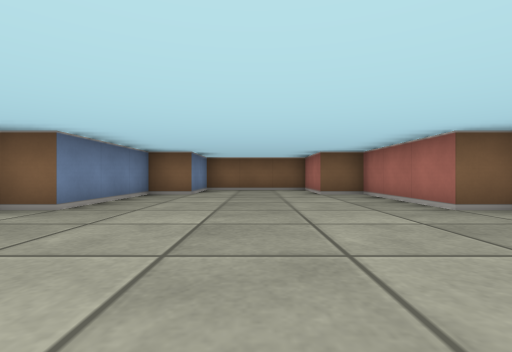
[1] (above)

17 first-person views from a walk through a cub3D maze. The camera is about half as high as the walls, looks level and sees 85° across. The floor is counted in squares. Each view is taken from the middle of a square. On the plan, view 1 faces up. The plan holds only what a view shows up to about 9 squares ahead; the rest is blank.

[2]
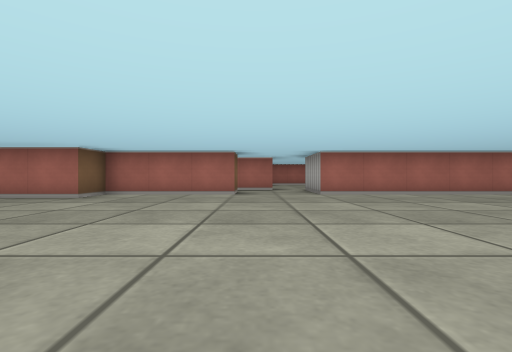

[3]
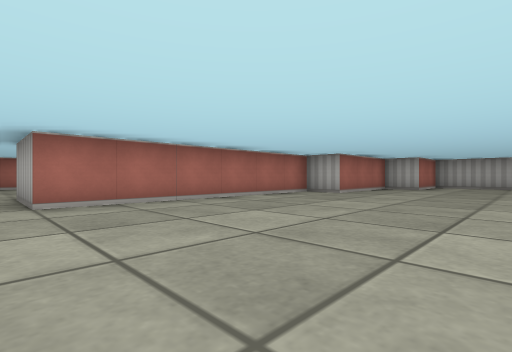

[4]
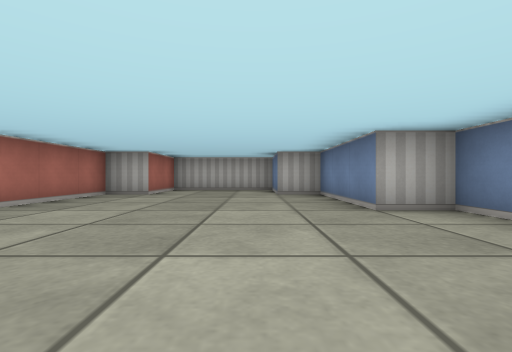

[5]
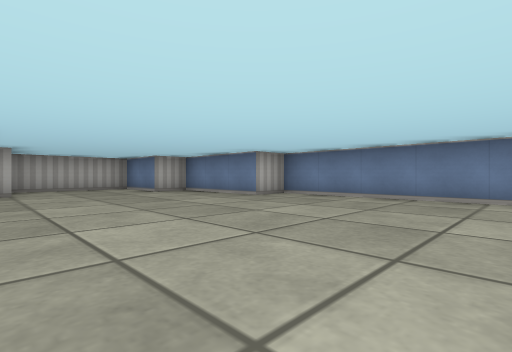

[6]
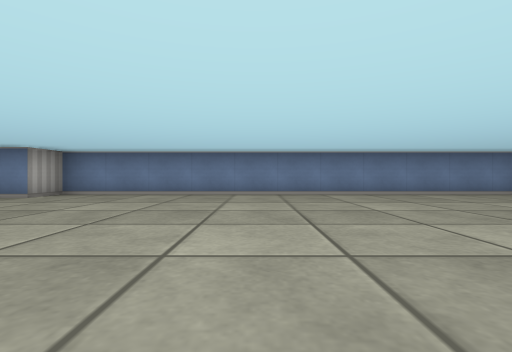

[7]
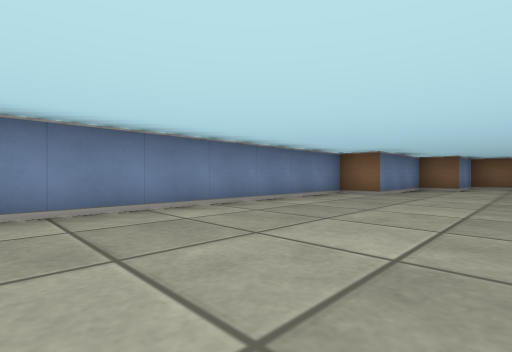

[8]
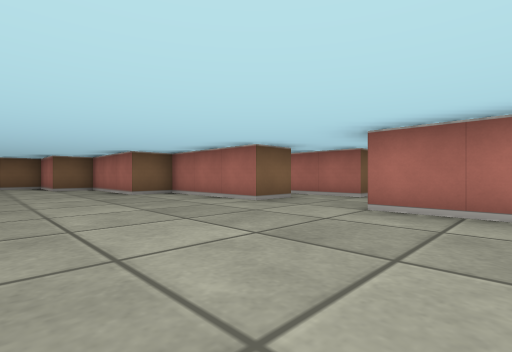

[9]
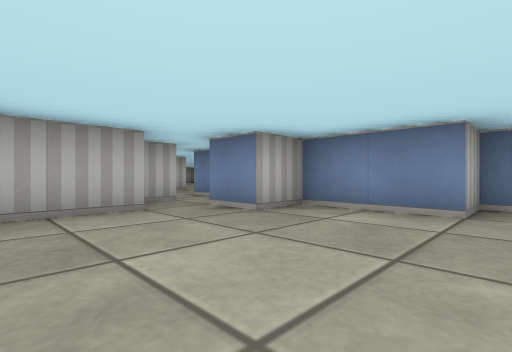

[10]
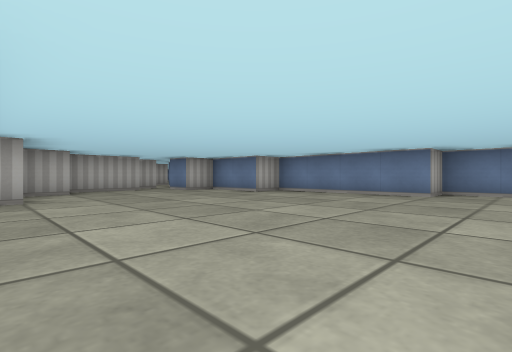

[11]
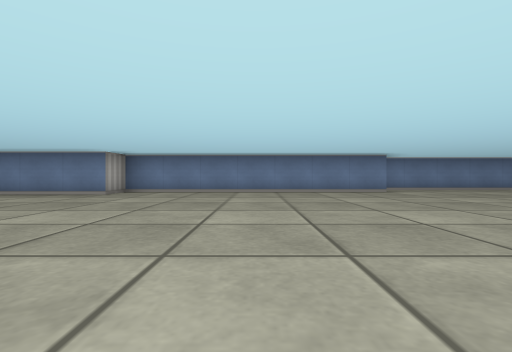

[12]
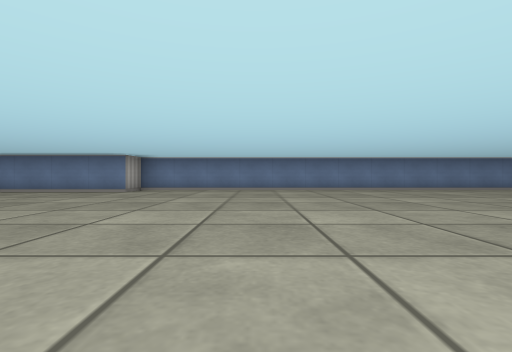

[13]
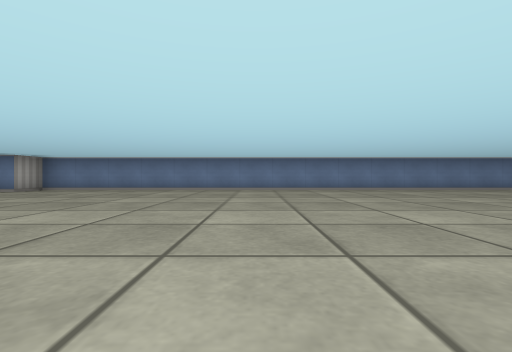

[14]
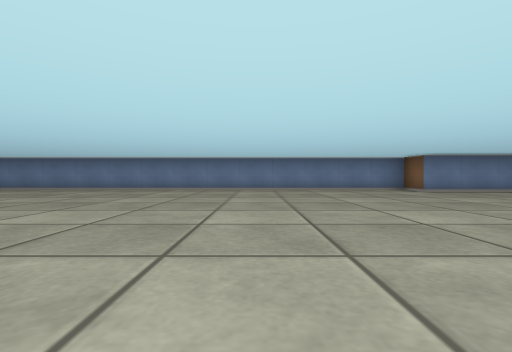

[15]
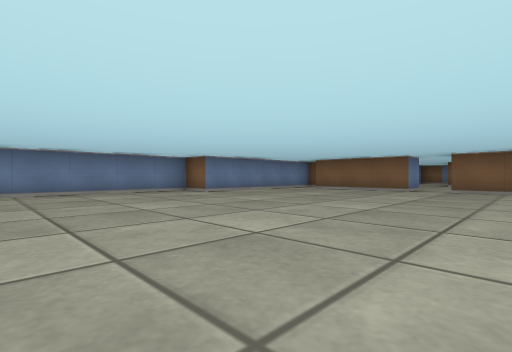

[16]
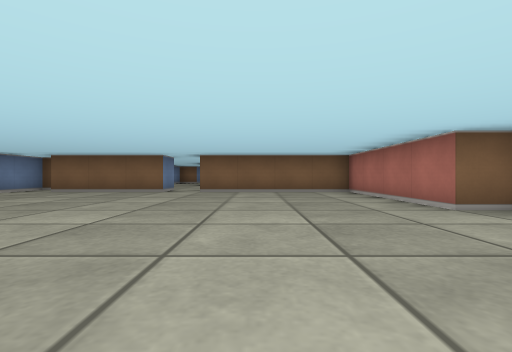

[17]
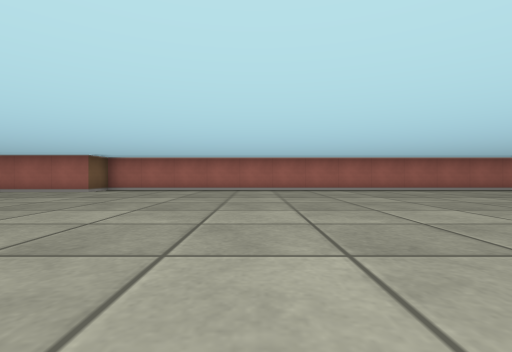

### Floor plan
Ten units are one square. View 1 is at (0, 0); x grows to the right and y downward. Boxes are objects, and circles mark ways between rooms. Rooms are numbered by the first view taken in them; rooms with no view inside come last. Other rooms are left out.
<svg viewBox="-40 -410 170 540">
<path fill="none" stroke="#000" d="M35 -5 35 -35 25 -35 25 -65 15 -65 15 -85 -15 -85 -15 -65 -25 -65 -25 -35 -35 -35 -35 75 -25 75 -25 105 -15 105 -15 125 15 125 15 105 25 105 25 75 35 75 35 15M125 -231 125 -355 115 -355 115 -395 75 -395M65 -395 35 -395M94 -55 99 -55M25 -405 25 -355 15 -355 15 -165 25 -165 25 -95 35 -95 35 -55 45 -55 45 -35 55 -35 55 -25M85 -35 94 -35M64 -25 84 -25M45 -11 45 -5 35 -5M55 6 55 -15 61 -15M35 15 45 15"/>
<circle cx="40" cy="5" r="3" fill="#2a7"/>
<circle cx="60" cy="-30" r="3" fill="#2a7"/>
<text x="0" y="20">1</text>
<text x="70" y="-230">2</text>
<text x="50" y="-10">3</text>
</svg>
Room 1 opens to room 3. Room 2 opens to room 3.

Where each view was taken, in squares from view 1:
view 1: 0 up, 0 right, facing up
view 2: 0 up, 3 left, facing right
view 3: 1 down, 1 left, facing down-right
view 4: 4 down, 1 left, facing down
view 5: 3 down, 2 right, facing down-left
view 6: 3 down, 3 right, facing left
view 7: 3 down, 0 right, facing up-left
view 8: 3 down, 0 right, facing up-right
view 9: 6 up, 8 right, facing down-left
view 10: 11 up, 10 right, facing down-left
view 11: 13 up, 10 right, facing left
view 12: 20 up, 10 right, facing left
view 13: 23 up, 10 right, facing left
view 14: 31 up, 10 right, facing left
view 15: 31 up, 9 right, facing up-left
view 16: 32 up, 9 right, facing up
view 17: 31 up, 4 right, facing right
